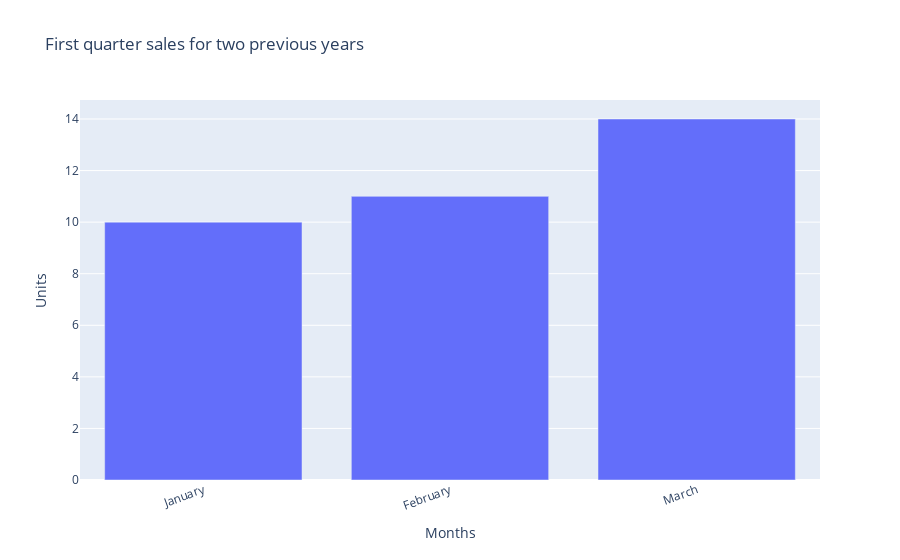

The notebook cell saved with this chart:
### Markdown cell above
## Rotating labels

### Code cell
layout = {"title":"First quarter sales for two previous years",
         "xaxis":{"title":"Months", "tickangle":-20},
         "yaxis":{"title":"Units"}}

pio.show({"data": data, 'layout':layout})

### Figure 1 — Plotly figure (JSON) as saved in the notebook; plotly's stock layout.template omitted (floating-point values rounded to 4 significant figures)
{"data": [{"type": "bar", "x": ["January", "February", "March"], "y": [10, 11, 14]}], "layout": {"autosize": true, "title": {"text": "First quarter sales for two previous years"}, "xaxis": {"autorange": true, "range": [-0.5, 2.5], "tickangle": -20, "title": {"text": "Months"}, "type": "category"}, "yaxis": {"autorange": true, "range": [0, 14.74], "title": {"text": "Units"}, "type": "linear"}}}
